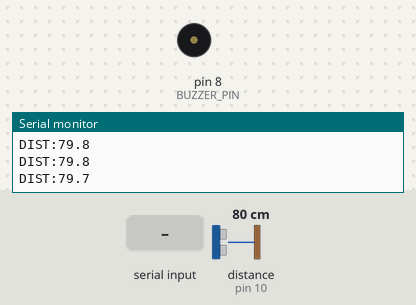
Bench run of a sketch on a simulated Arduino Uno, built with avr-gcc and run on an emulated ATmega328P. On the bench: buzzer (waves = sounding), the last lines printed to the serial monitor. Wiring (inferred from the names in the program): ultrasonic range finder: trigger pin 9; echo pin 10. The test bench sets the inputs (shaded band); at power-on: distance to the obstacle (sensor on pin 10) 80 cm. The echo pulse lasts 58.3 µs per cm.

Above: at 1.2 s.
1.3 s: "THRESH:90\n" received over the second serial link
At 2.1 s:
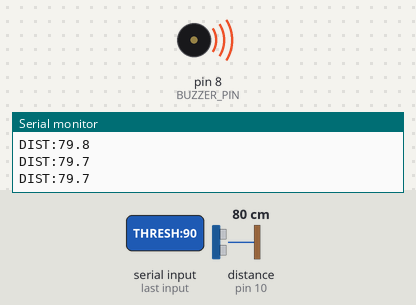
4.4 s: "BEEP:\n" received over the second serial link
At 5.3 s:
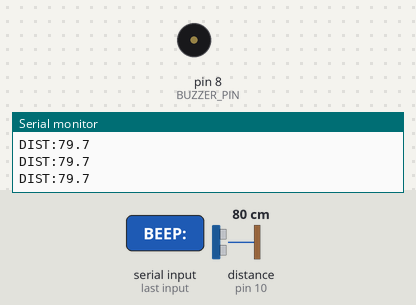
Timing chart, 0 to 7.4 s (numbered marks = the images above; inputs shaded):
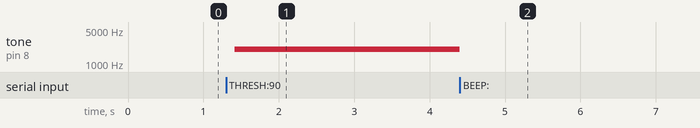

The sketch:

measuring_tape.ino
```cpp
/*
 * Measuring Tape - Arduino UNO firmware
 * -------------------------------------
 *
 * Reads an HC-SR04 ultrasonic sensor, smooths the result and streams it over a
 * Bluetooth SPP link (HC-05/HC-06) as newline-delimited ASCII frames:
 *
 *     DIST:127.1\n
 *
 * The React Native app (../mobile) consumes these frames. The same frames are
 * mirrored to the USB serial port so the sketch can be verified without the
 * phone connected.
 *
 * Incoming commands (one per line):
 *     THRESH:<cm>    set the alert threshold, e.g. THRESH:30
 *     BEEP:<0|1>     enable/disable the local buzzer
 *     PING           reply with PONG
 *
 * Wiring
 * ------
 *   HC-SR04 VCC  -> 5V
 *   HC-SR04 GND  -> GND
 *   HC-SR04 TRIG -> D9
 *   HC-SR04 ECHO -> D10
 *   Buzzer   +   -> D8 (through a 220R resistor)
 *   HC-05    VCC -> 5V
 *   HC-05    GND -> GND
 *   HC-05    TXD -> D2  (UNO SoftwareSerial RX)
 *   HC-05    RXD -> D3  (UNO SoftwareSerial TX) *through a voltage divider*
 *
 * HC-05 RX is a 3.3 V input. Use a divider (e.g. 1k series + 2k to GND) on the
 * D3 -> RXD line, otherwise the module degrades over time.
 *
 * Target board: Arduino UNO (ATmega328P), Arduino IDE 2.x, AVR core 1.8.6+.
 */

#include <SoftwareSerial.h>

// --- Pin map ---------------------------------------------------------------
static const uint8_t TRIG_PIN = 9;
static const uint8_t ECHO_PIN = 10;
static const uint8_t BUZZER_PIN = 8;

static const uint8_t BT_RX_PIN = 2;  // UNO receives on D2  <- HC-05 TXD
static const uint8_t BT_TX_PIN = 3;  // UNO transmits on D3 -> HC-05 RXD

// --- Tuning ----------------------------------------------------------------
static const unsigned long SAMPLE_INTERVAL_MS = 200;   // 5 Hz output rate
static const unsigned long ECHO_TIMEOUT_US = 30000UL;  // ~5 m round trip
static const float SOUND_CM_PER_US = 0.0343f;
static const float SMOOTHING = 0.35f;                  // EMA weight, 0..1

SoftwareSerial bluetooth(BT_RX_PIN, BT_TX_PIN);

float smoothedDistanceCm = -1.0f;
float alertThresholdCm = 30.0f;
bool buzzerEnabled = true;
unsigned long lastSampleAt = 0;

/**
 * Fire the sensor and return the distance in cm.
 * Returns -1 when the echo times out (nothing in range).
 */
float readDistanceCm() {
  digitalWrite(TRIG_PIN, LOW);
  delayMicroseconds(2);
  digitalWrite(TRIG_PIN, HIGH);
  delayMicroseconds(10);
  digitalWrite(TRIG_PIN, LOW);

  const unsigned long duration = pulseIn(ECHO_PIN, HIGH, ECHO_TIMEOUT_US);
  if (duration == 0) {
    return -1.0f;
  }
  return (duration * SOUND_CM_PER_US) / 2.0f;
}

void sendLine(const String &line) {
  bluetooth.println(line);
  Serial.println(line);
}

void applyAlert(float distanceCm) {
  if (buzzerEnabled && distanceCm >= 0.0f && distanceCm < alertThresholdCm) {
    tone(BUZZER_PIN, 2000);
  } else {
    noTone(BUZZER_PIN);
  }
}

void handleCommand(const String &raw) {
  String command = raw;
  command.trim();
  if (command.length() == 0) {
    return;
  }

  if (command.equalsIgnoreCase("PING")) {
    sendLine(F("PONG"));
    return;
  }

  if (command.startsWith("THRESH:")) {
    const float value = command.substring(7).toFloat();
    if (value >= 0.0f) {
      alertThresholdCm = value;
      sendLine("OK:THRESH=" + String(alertThresholdCm, 1));
    } else {
      sendLine(F("ERR:THRESH"));
    }
    return;
  }

  if (command.startsWith("BEEP:")) {
    buzzerEnabled = command.substring(5).toInt() != 0;
    if (!buzzerEnabled) {
      noTone(BUZZER_PIN);
    }
    sendLine("OK:BEEP=" + String(buzzerEnabled ? 1 : 0));
    return;
  }

  sendLine("ERR:UNKNOWN");
}

void readCommands() {
  if (!bluetooth.available()) {
    return;
  }
  String line = bluetooth.readStringUntil('\n');
  handleCommand(line);
}

void setup() {
  pinMode(TRIG_PIN, OUTPUT);
  pinMode(ECHO_PIN, INPUT);
  pinMode(BUZZER_PIN, OUTPUT);
  digitalWrite(TRIG_PIN, LOW);
  noTone(BUZZER_PIN);

  Serial.begin(9600);
  bluetooth.begin(9600);

  Serial.println(F("Measuring Tape firmware ready"));
  sendLine(F("INFO:MEASURING_TAPE_V1"));
}

void loop() {
  readCommands();

  const unsigned long now = millis();
  if (now - lastSampleAt < SAMPLE_INTERVAL_MS) {
    return;
  }
  lastSampleAt = now;

  const float raw = readDistanceCm();

  if (raw < 0.0f) {
    sendLine(F("DIST:ERR"));
    applyAlert(-1.0f);
    return;
  }

  if (smoothedDistanceCm < 0.0f) {
    smoothedDistanceCm = raw;
  } else {
    smoothedDistanceCm += (raw - smoothedDistanceCm) * SMOOTHING;
  }

  sendLine("DIST:" + String(smoothedDistanceCm, 1));
  applyAlert(smoothedDistanceCm);
}
```

Measured:
- after the input at 1.3 s, tone on pin 8 (BUZZER_PIN): silent → 2000 Hz after 0.12 s
- after the input at 4.4 s, tone on pin 8 (BUZZER_PIN): 2000 Hz → silent at once
